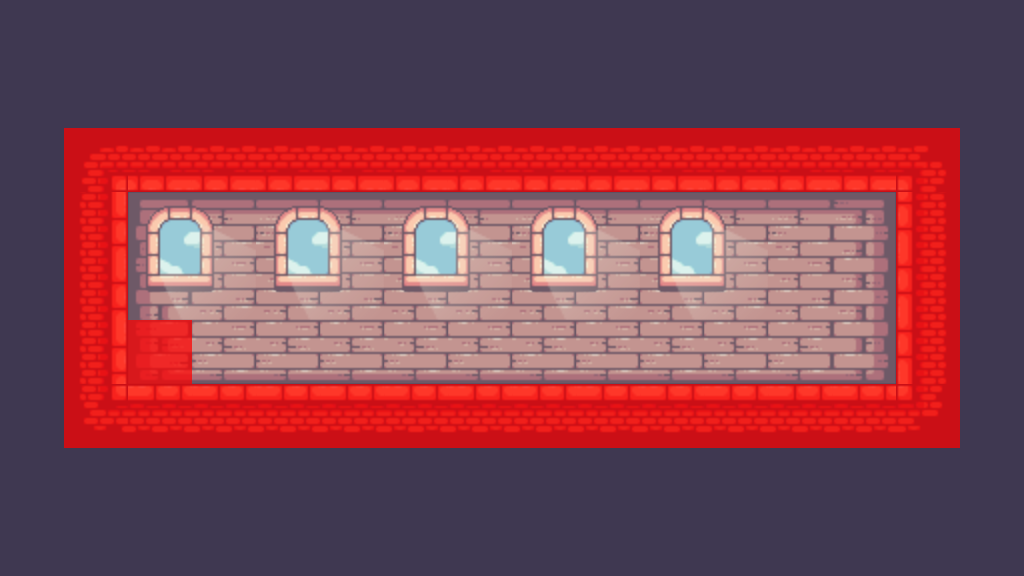

Rendered tile map (Tiled .tmx) drawn with the repository's tilesets; below, a short description and the full map source, tile grids included:
An orthogonal 16x9 tile map with 64x64 px tiles, 4 tile layers (Background, Tiles, Decorations, Collisions), 3 tilesets and 5 objects.

<map version="1.10" tiledversion="1.11.2" orientation="orthogonal" renderorder="right-down" width="16" height="9" tilewidth="64" tileheight="64" infinite="0" nextlayerid="6" nextobjectid="31">
 <editorsettings>
  <export target="../../../../Downloads/collisions.tmx" format="tmx" />
 </editorsettings>
 <tileset firstgid="1" source="../tilesets/Main.tsx" />
 <tileset firstgid="248" source="../tilesets/Decorations.tsx" />
 <tileset firstgid="290" source="../tilesets/Misc.tsx" />
 <layer id="5" name="Background" width="16" height="9">
  <data encoding="csv">
41,41,41,41,41,41,41,41,41,41,41,41,41,41,41,41,
41,41,41,41,41,41,41,41,41,41,41,41,41,41,41,41,
41,41,41,41,41,41,41,41,41,41,41,41,41,41,41,41,
41,41,41,41,41,41,41,41,41,41,41,41,41,41,41,41,
41,41,41,41,41,41,41,41,41,41,41,41,41,41,41,41,
41,41,41,41,41,41,41,41,41,41,41,41,41,41,41,41,
41,41,41,41,41,41,41,41,41,41,41,41,41,41,41,41,
41,41,41,41,41,41,41,41,41,41,41,41,41,41,41,41,
41,41,41,41,41,41,41,41,41,41,41,41,41,41,41,41
</data>
 </layer>
 <layer id="1" name="Tiles" width="16" height="9">
  <data encoding="csv">
41,41,41,41,41,41,41,41,41,41,41,41,41,41,41,41,
41,41,41,41,41,41,41,41,41,41,41,41,41,41,41,41,
41,27,60,60,60,60,60,60,60,60,60,60,60,60,28,41,
41,42,135,136,136,136,136,136,136,136,136,136,136,137,40,41,
41,42,154,155,155,155,155,155,155,155,155,155,155,156,40,41,
41,42,173,174,174,174,174,174,174,174,174,174,174,175,40,41,
41,46,22,22,22,22,22,22,22,22,22,22,22,22,47,41,
41,41,41,41,41,41,41,41,41,41,41,41,41,41,41,41,
41,41,41,41,41,41,41,41,41,41,41,41,41,41,41,41
</data>
 </layer>
 <layer id="4" name="Decorations" width="16" height="9">
  <data encoding="csv">
0,0,0,0,0,0,0,0,0,0,0,0,0,0,0,0,
0,0,0,0,0,0,0,0,0,0,0,0,0,0,0,0,
0,0,0,0,0,0,0,0,0,0,0,0,0,0,0,0,
0,0,271,272,271,272,271,272,271,272,271,272,0,0,0,0,
0,0,278,279,278,279,278,279,278,279,278,279,0,0,0,0,
0,0,0,0,0,0,0,0,0,0,0,0,0,0,0,0,
0,0,0,0,0,0,0,0,0,0,0,0,0,0,0,0,
0,0,0,0,0,0,0,0,0,0,0,0,0,0,0,0,
0,0,0,0,0,0,0,0,0,0,0,0,0,0,0,0
</data>
 </layer>
 <layer id="2" name="Collisions" width="16" height="9" opacity="0.73">
  <data encoding="csv">
0,0,0,0,0,0,0,0,0,0,0,0,0,0,0,0,
0,0,0,0,0,0,0,0,0,0,0,0,0,0,0,0,
0,292,292,292,292,292,292,292,292,292,292,292,292,292,292,0,
0,292,0,0,0,0,0,0,0,0,0,0,0,0,292,0,
0,292,0,0,0,0,0,0,0,0,0,0,0,0,292,0,
0,292,292,0,0,0,0,0,0,0,0,0,0,0,292,0,
0,292,292,292,292,292,292,292,292,292,292,292,292,292,292,0,
0,0,0,0,0,0,0,0,0,0,0,0,0,0,0,0,
0,0,0,0,0,0,0,0,0,0,0,0,0,0,0,0
</data>
 </layer>
 <objectgroup id="3" name="Misc">
  <object id="23" gid="291" x="149.369" y="384.81" width="44" height="32" />
  <object id="24" gid="291" x="127.975" y="384.81" width="44" height="32" />
  <object id="25" gid="291" x="138.672" y="354.058" width="44" height="32" />
  <object id="27" x="376.247" y="604.412" height="1.51103" />
  <object id="30" gid="290" x="768" y="384" width="92" height="112" />
 </objectgroup>
</map>
